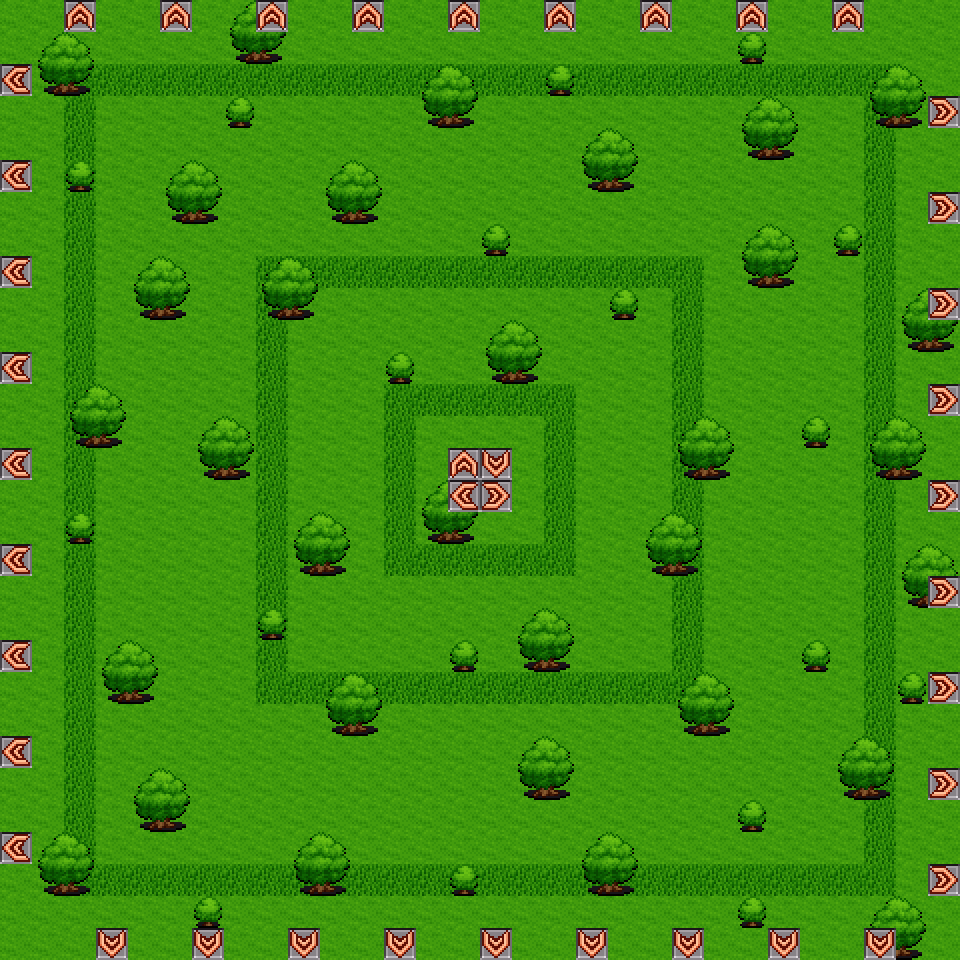

Tiled map render using the project's own tile images. Description and the map definition, with tile-layer contents summarised, below:
An orthogonal 30x30 tile map with 32x32 px tiles, 4 tile layers (Tile Layer 1, Tile Layer 2, Tile Layer 4, Tile Layer 5), 1 hidden layer not drawn.

<map version="1.0" orientation="orthogonal" width="30" height="30" tilewidth="32" tileheight="32">
 <tileset firstgid="1" name="worldFlat" tilewidth="32" tileheight="32" spacing="2" margin="1">
  <image source="worldFlat.png" width="1020" height="544" />
 </tileset>
 <layer name="Tile Layer 1" width="30" height="30">
  <data>[900 cells, 900 non-empty, 2 distinct tile ids]</data>
 </layer>
 <layer name="Tile Layer 2" width="30" height="30">
  <data>[900 cells, 82 non-empty, 3 distinct tile ids]</data>
 </layer>
 <objectgroup name="Object Layer 3" width="30" height="30">
  <properties>
   <property name="spriteLayer" value="true" />
  </properties>
 </objectgroup>
 <layer name="Tile Layer 4" width="30" height="30">
  <data>[900 cells, 64 non-empty, 2 distinct tile ids]</data>
 </layer>
 <layer name="Tile Layer 5" width="30" height="30">
  <properties>
   <property name="parallax" value="0.25" />
   <property name="scale" value="1.25" />
  </properties>
  <data>[900 cells, 40 non-empty, 4 distinct tile ids]</data>
 </layer>
 <layer name="Tile Layer 6" width="30" height="30" visible="0">
  <properties>
   <property name="parallax" value="0.5" />
  </properties>
  <data>[900 cells, 64 non-empty, 4 distinct tile ids]</data>
 </layer>
</map>
